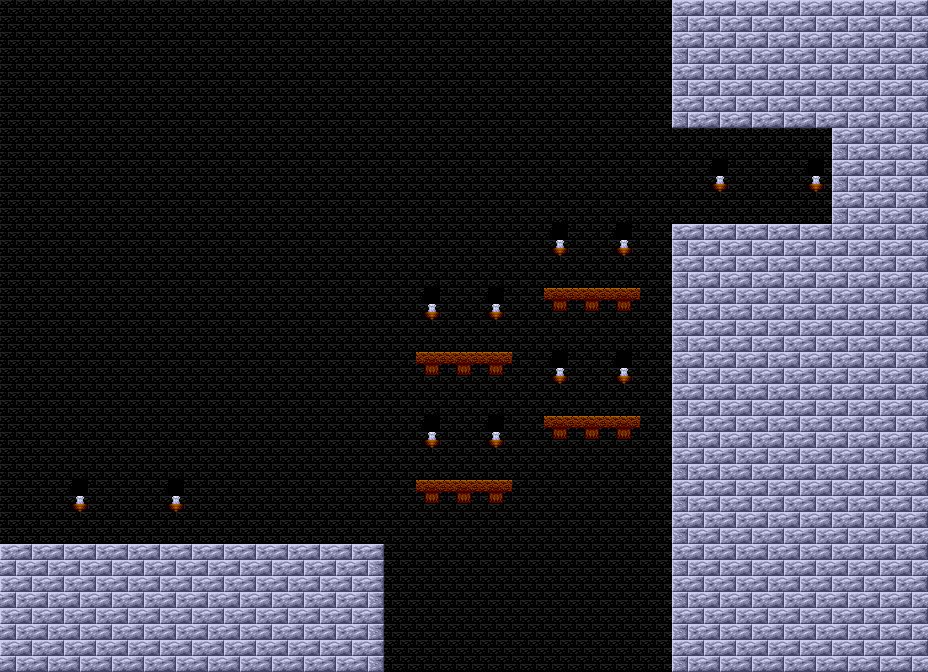

A 2D game scene composited from a Tiled map and its tileset images. What follows is a short description and the map's XML, with every tile layer's data as written:
An orthogonal 29x21 tile map with 32x32 px tiles, 1 tile layer (Capa de Patrones 1), 2 tilesets and 3 objects (STAGE_WALL6).

<map version="1.0" orientation="orthogonal" width="29" height="21" tilewidth="32" tileheight="32">
 <tileset firstgid="1" name="tileset" tilewidth="32" tileheight="32">
  <image source="../tileset/tileset.png" width="256" height="512" />
 </tileset>
 <tileset firstgid="129" name="objset" tilewidth="64" tileheight="64">
  <image source="../tileset/objset.png" trans="000000" width="512" height="512" />
 </tileset>
 <layer name="Capa de Patrones 1" width="29" height="21">
  <data encoding="csv">
1,1,1,1,1,1,1,1,1,1,1,1,1,1,1,1,1,1,1,1,1,3,2,2,2,2,2,2,2,
1,1,1,1,1,1,1,1,1,1,1,1,1,1,1,1,1,1,1,1,1,3,2,2,2,2,2,2,2,
1,1,1,1,1,1,1,1,1,1,1,1,1,1,1,1,1,1,1,1,1,3,2,2,2,2,2,2,2,
1,1,1,1,1,1,1,1,1,1,1,1,1,1,1,1,1,1,1,1,1,3,2,2,2,2,2,2,2,
1,1,1,1,1,1,1,1,1,1,1,1,1,1,1,1,1,1,1,1,1,1,1,1,1,1,3,2,2,
1,1,1,1,1,1,1,1,1,1,1,1,1,1,1,1,1,1,1,1,1,1,10,1,1,10,3,2,2,
1,1,1,1,1,1,1,1,1,1,1,1,1,1,1,1,1,1,1,1,1,1,1,1,1,1,3,2,2,
1,1,1,1,1,1,1,1,1,1,1,1,1,1,1,1,1,10,1,10,1,3,2,2,2,2,2,2,2,
1,1,1,1,1,1,1,1,1,1,1,1,1,1,1,1,1,1,1,1,1,3,2,2,2,2,2,2,2,
1,1,1,1,1,1,1,1,1,1,1,1,1,10,1,10,1,6,6,6,1,3,2,2,2,2,2,2,2,
1,1,1,1,1,1,1,1,1,1,1,1,1,1,1,1,1,1,1,1,1,3,2,2,2,2,2,2,2,
1,1,1,1,1,1,1,1,1,1,1,1,1,6,6,6,1,10,1,10,1,3,2,2,2,2,2,2,2,
1,1,1,1,1,1,1,1,1,1,1,1,1,1,1,1,1,1,1,1,1,3,2,2,2,2,2,2,2,
1,1,1,1,1,1,1,1,1,1,1,1,1,10,1,10,1,6,6,6,1,3,2,2,2,2,2,2,2,
1,1,1,1,1,1,1,1,1,1,1,1,1,1,1,1,1,1,1,1,1,3,2,2,2,2,2,2,2,
1,1,10,1,1,10,1,1,1,1,1,1,1,6,6,6,1,1,1,1,1,3,2,2,2,2,2,2,2,
1,1,1,1,1,1,1,1,1,1,1,1,1,1,1,1,1,1,1,1,1,3,2,2,2,2,2,2,2,
2,2,2,2,2,2,2,2,2,2,2,4,1,1,1,1,1,1,1,1,1,3,2,2,2,2,2,2,2,
2,2,2,2,2,2,2,2,2,2,2,4,1,1,1,1,1,1,1,1,1,3,2,2,2,2,2,2,2,
2,2,2,2,2,2,2,2,2,2,2,4,1,1,1,1,1,1,1,1,1,3,2,2,2,2,2,2,2,
2,2,2,2,2,2,2,2,2,2,2,4,1,1,1,1,1,1,1,1,1,3,2,2,2,2,2,2,2
</data>
 </layer>
 <objectgroup name="Capa de Objetos 1" width="29" height="21">
  <object gid="130" x="94" y="556" />
  <object name="STAGE_WALL6" gid="130" x="736" y="238" />
  <object gid="131" x="95" y="557" />
 </objectgroup>
</map>
